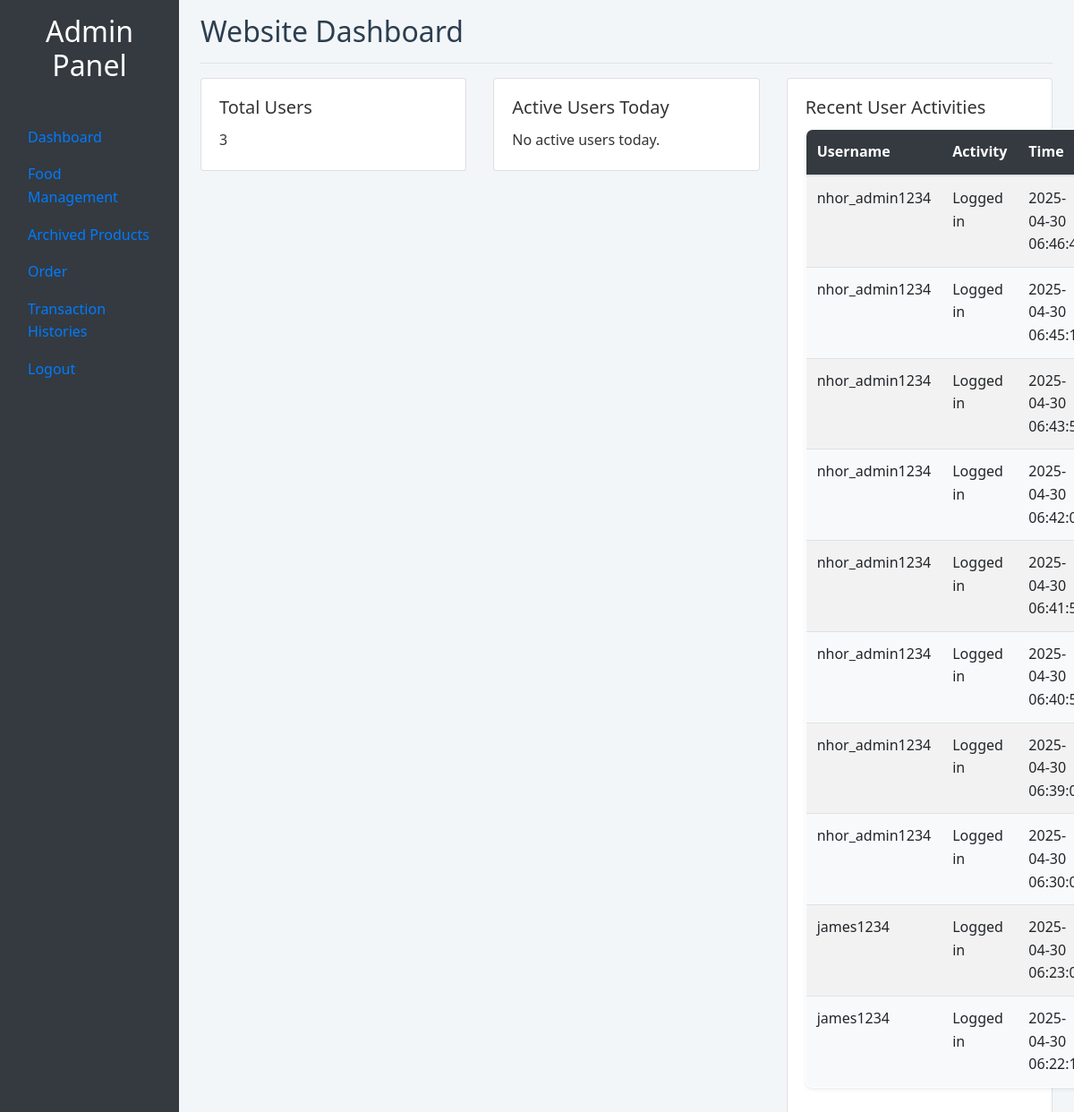
Page /dashboard.php (signed in) on the committed database.
### tables this page shows
CREATE TABLE `activity_log` (
  `log_id` int(11) NOT NULL,
  `user_id` int(11) DEFAULT NULL,
  `activity` varchar(255) DEFAULT NULL,
  `timestamp` timestamp NOT NULL DEFAULT current_timestamp()
);

CREATE TABLE `users` (
  `id` int(11) NOT NULL,
  `first_name` varchar(50) NOT NULL,
  `last_name` varchar(50) NOT NULL,
  `email` varchar(100) NOT NULL,
  `birthdate` date NOT NULL,
  `gender` enum('male','female','other') NOT NULL,
  `contact` varchar(15) NOT NULL,
  `country` varchar(50) NOT NULL,
  `user_name` varchar(50) NOT NULL,
  `password` varchar(255) NOT NULL,
  `verification_code` varchar(6) DEFAULT NULL,
  `is_admin` tinyint(4) NOT NULL
);

### dashboard.php (the view, shortened to what this page needs)
<?php
include "db_connect.php";
$totalUsers = $pdo->query("SELECT COUNT(*) FROM users")->fetchColumn();
$recentActivitiesQuery = "
    SELECT users.user_name, activity_log.activity, activity_log.timestamp
    FROM activity_log
    JOIN users ON users.id = activity_log.user_id
    ORDER BY activity_log.timestamp DESC
    LIMIT 10
";
$recentActivities = $pdo->query($recentActivitiesQuery)->fetchAll(PDO::FETCH_ASSOC);
$activeUsersTodayQuery = "
    SELECT COUNT(DISTINCT user_id)
    FROM activity_log
    WHERE DATE(CONVERT_TZ(timestamp, '+00:00', '+08:00')) = CURDATE()
";
$totalActivitiesToday = $pdo->query($activeUsersTodayQuery)->fetchColumn();
if (!$totalActivitiesToday) {
    $activeUsersTodayMessage = "No active users today.";
} else {
    $activeUsersTodayMessage = "Active users today: " . $totalActivitiesToday;
}
?>
<!DOCTYPE html>
<html lang="en">
<head>
    <link rel="stylesheet" href="https://stackpath.bootstrapcdn.com/bootstrap/4.5.2/css/bootstrap.min.css">
    <link rel="stylesheet" href="admin.css"> </head>
<body>
    <div class="container-fluid">
        <div class="row">
            <nav class="col-md-2 bg-dark sidebar">
                <h2 class="text-white text-center py-3">Admin Panel</h2>
                <ul class="nav flex-column">
                    <li class="nav-item"><a class="nav-link active" href="admin.php">Dashboard</a></li>
                    <li class="nav-item"><a class="nav-link" href="food_management.php">Food Management</a></li>
                    <li class="nav-item"><a class="nav-link" href="archived_products.php">Archived Products</a></li>
                    <li class="nav-item"><a class="nav-link" href="tracking_admin.php">Order</a></li>
                    <li class="nav-item"><a class="nav-link" href="transactionhistory_admin.php">Transaction Histories</a></li>
                    <li class="nav-item"><a class="nav-link logout-btn" href="logout.php">Logout</a></li>
                </ul>
            </nav>
            <main role="main" class="col-md-9 ml-sm-auto col-lg-10 px-md-4">
                <div class="d-flex justify-content-between flex-wrap flex-md-nowrap align-items-center pt-3 pb-2 mb-3 border-bottom">
                    <h1 class="h2">Website Dashboard</h1>
                </div>
                <div class="row">
                    <div class="col-md-4">
                        <div class="card">
                            <div class="card-body">
                                <h5 class="card-title">Total Users</h5>
                                <p class="card-text"><?php echo $totalUsers; ?></p>
                            </div>
                        </div>
                    </div>
                    <div class="col-md-4">
                        <div class="card">
                            <div class="card-body">
                                <h5 class="card-title">Active Users Today</h5>
                                <p class="card-text"><?php echo $activeUsersTodayMessage; ?></p>
                            </div>
                        </div>
                    </div>
                    <div class="col-md-4">
                        <div class="card">
                            <div class="card-body">
                                <h5 class="card-title">Recent User Activities</h5>
                                <table class="table table-striped">
                                    <thead>
                                        <tr>
                                            <th>Username</th>
                                            <th>Activity</th>
                                            <th>Time</th>
                                        </tr>
                                    </thead>
                                    <tbody>
                                        <?php foreach ($recentActivities as $activity): ?>
                                            <tr>
                                                <td><?php echo htmlspecialchars($activity['user_name']); ?></td>
                                                <td><?php echo htmlspecialchars($activity['activity']); ?></td>
                                                <td><?php echo htmlspecialchars($activity['timestamp']); ?></td>
                                            </tr>
                                        <?php endforeach; ?>
                                    </tbody>
                                </table>
                            </div>
                        </div>
                    </div>
                </div>
            </main>
        </div>
    </div>
</body>
</html>

### admin.css (style rules this page uses)
body { font-family: 'Segoe UI', Tahoma, Geneva, Verdana, sans-serif; margin: 0; padding: 0; display: flex; background-color: #f3f6f9; color: #333; line-height: 1.6; }
h1, h2 { color: #2c3e50; margin-bottom: 1.5rem; }
table { width: 100%; border-collapse: collapse; background-color: #fff; box-shadow: 0 0.125rem 0.25rem rgba(0, 0, 0, 0.075); border-radius: 0.5rem; overflow: hidden; border: 1px solid #e0e0e0; margin-bottom: 2rem; }
th, td { padding: 1rem; text-align: left; border-bottom: 1px solid #dee2e6; }
th { background-color: #343a40; color: white; font-weight: bold; }
tbody tr:nth-child(even) { background-color: #f8f9fa; }

### rows in the picture
activity_log: user.user_name "nhor_admin1234", activity "Logged in", timestamp "2025-04-30…"
activity_log: user.user_name "nhor_admin1234", activity "Logged in", timestamp "2025-04-30…"
activity_log: user.user_name "nhor_admin1234", activity "Logged in", timestamp "2025-04-30…"
activity_log: user.user_name "nhor_admin1234", activity "Logged in", timestamp "2025-04-30…"
activity_log: user.user_name "nhor_admin1234", activity "Logged in", timestamp "2025-04-30…"
activity_log: user.user_name "nhor_admin1234", activity "Logged in", timestamp "2025-04-30…"
activity_log: user.user_name "nhor_admin1234", activity "Logged in", timestamp "2025-04-30…"
activity_log: user.user_name "nhor_admin1234", activity "Logged in", timestamp "2025-04-30…"
activity_log: user.user_name "james1234", activity "Logged in", timestamp "2025-04-30…"
activity_log: user.user_name "james1234", activity "Logged in", timestamp "2025-04-30…"

### other values in the picture
$totalUsers "3"
$activeUsersTodayMessage "No active users today."
